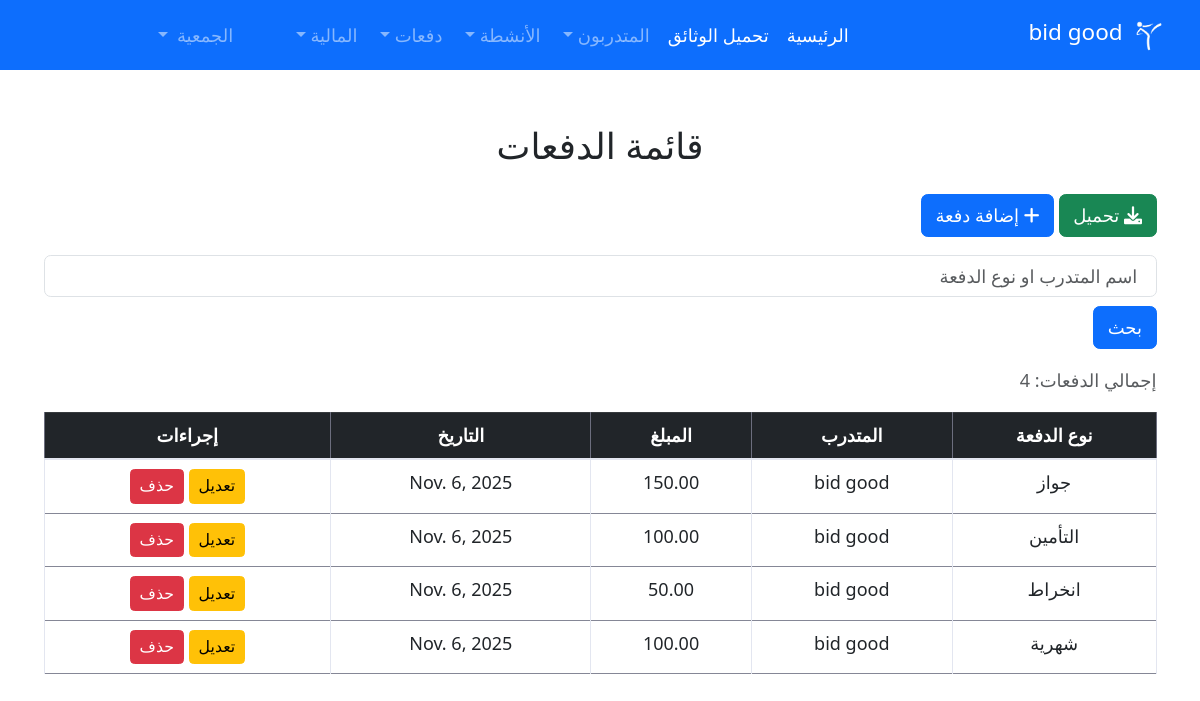
The page /payments_history/ (signed in) on the database its author committed.
### trainers/models.py (models this page shows, shortened)
class OrganizationInfo(models.Model):
    name = models.CharField(max_length=255, verbose_name='اسم الجمعية')
    slug = models.SlugField(unique=True, verbose_name='المعرف')
    description = models.TextField(blank=True, verbose_name='الوصف')
    established_date = models.DateField(blank=True, null=True, verbose_name='تاريخ التأسيس')
    rent_amount = models.DecimalField(max_digits=10, decimal_places=2, default=0, verbose_name='مبلغ الإيجار')
    phone_number = models.CharField(max_length=15, blank=True, verbose_name='رقم الهاتف')
    email = models.EmailField(blank=True, verbose_name='البريد الإلكتروني')
    datepay = models.DateField(blank=True, null=True, verbose_name='تاريخ الدفع')
    is_active = models.BooleanField(default=True, verbose_name='نشطة')
    subscription_tier = models.CharField(
        max_length=20,
        choices=[('free', 'مجاني'), ('basic', 'أساسي'), ('premium', 'متميز')],
        default='free',
        verbose_name='نوع الاشتراك'
    )
    max_trainers = models.IntegerField(default=50, verbose_name='الحد الأقصى للمتدربين')
    created_at = models.DateTimeField(auto_now_add=True, verbose_name='تاريخ الإنشاء')
    class Meta:
        verbose_name = 'جمعية'
        verbose_name_plural = 'الجمعيات'
        ordering = ['-created_at']

class Payments(models.Model):
    organization = models.ForeignKey(
        OrganizationInfo,
        on_delete=models.CASCADE,
        related_name='payments',
        verbose_name='الجمعية'
    )
    CatChoices = (
        ("month", "شهرية"),
        ("subscription", "انخراط"),
        ("assurance", "التأمين"),
        ("jawaz", "جواز"),
    )
    trainer = models.ForeignKey(Trainer, on_delete=models.CASCADE, related_name='payments', verbose_name='المتدرب')
    paymentdate = models.DateField(default=timezone.now, verbose_name='تاريخ الدفع')
    paymentCategry = models.CharField(choices=CatChoices, max_length=20, verbose_name='نوع الدفع')
    paymentAmount = models.DecimalField(max_digits=10, decimal_places=2, verbose_name='المبلغ')
    class Meta:
        verbose_name = 'دفعة'
        verbose_name_plural = 'الدفعات'
        ordering = ['-paymentdate']
        indexes = [
            models.Index(fields=['organization', 'paymentdate']),
            models.Index(fields=['trainer', 'paymentCategry']),
        ]

class Trainer(models.Model):
    organization = models.ForeignKey(
        OrganizationInfo,
        on_delete=models.CASCADE,
        related_name='trainers',
        verbose_name='الجمعية'
    )
    belts = (
        ("أبيض", "أبيض"),
        ("برتقالي", "برتقالي"),
        ("أصفر", "أصفر"),
        ("أصفر مع شريط أخضر", "أصفر مع شريط أخضر"),
        ("أخضر", "أخضر"),
        ("أخضر مع شريط أزرق", "أخضر مع شريط أزرق"),
        ("أزرق", "أزرق"),
        ("أزرق مع شريط أحمر", "أزرق مع شريط أحمر"),
        ("أحمر", "أحمر"),
        ("أحمر مع شريط أسود", "أحمر مع شريط أسود"),
        ("أسود", "أسود"),
    )
    CatChoices = (
        ("small", "الصغار"),
        ("med", "فتيان"),
        ("big", "كبار"),
        ('women', 'نساء')
    )
    first_name = models.CharField(max_length=255, verbose_name='الاسم الأول')
    last_name = models.CharField(max_length=255, verbose_name='اسم العائلة')
    birth_day = models.DateField(verbose_name='تاريخ الميلاد')
    phone = models.CharField(max_length=15, blank=True, verbose_name='الهاتف')
    phone_parent = models.CharField(max_length=15, blank=True, verbose_name='هاتف ولي الأمر')
    email = models.EmailField(blank=True, verbose_name='البريد الإلكتروني')
    CIN = models.CharField(max_length=30, blank=True, verbose_name='رقم البطاقة')
    address = models.CharField(max_length=50, blank=True, verbose_name='العنوان')
    male_female = models.CharField(
        max_length=11,
        choices=(('male', 'ذكر'), ('female', 'أنثى')),
        verbose_name='الجنس'
    )
    belt_degree = models.CharField(max_length=50, choices=belts, null=True, blank=True, verbose_name='درجة الحزام')
    Degree = models.CharField(max_length=80, null=True, blank=True, verbose_name='المستوى التعليمي')
    category = models.CharField(max_length=9, choices=CatChoices, default="small", verbose_name='الفئة')
    tall = models.DecimalField(max_digits=5, decimal_places=2, blank=True, null=True, verbose_name='الطول')
    weight = models.DecimalField(max_digits=5, decimal_places=2, blank=True, null=True, verbose_name='الوزن')
    started_day = models.DateField(default=timezone.now, verbose_name='تاريخ البدء')
    is_active = models.BooleanField(default=True, verbose_name='نشط')
    image = models.ImageField(upload_to=image_upload_to, blank=True, verbose_name='الصورة')
    class Meta:
        verbose_name = 'متدرب'
        verbose_name_plural = 'المتدربون'
        ordering = ['-started_day']
        indexes = [
            models.Index(fields=['organization', 'is_active']),
            models.Index(fields=['organization', 'category']),
        ]
    @property
    def full_name(self):
        return f"{self.first_name} {self.last_name}"
    def __str__(self):
        return self.full_name

### trainers/views.py (the view, shortened to what this page needs)
# urls.py: path('payments_history/', views.payments_history, name='payments_history'),
@login_required(login_url='/login/')
@require_organization
def payments_history(request):
        organization = request.organization
        from django.core.paginator import Paginator
        search_query = request.GET.get('search', '').strip()
        payments = Payments.objects.select_related('trainer').filter(organization=organization)
        payments = payments.order_by('-id')
        paginator = Paginator(payments, 25)
        page_number = request.GET.get('page', 1)
        page_obj = paginator.get_page(page_number)
        context = {
            'payments': page_obj,
            'search_query': search_query,
            'paginator': paginator,
            'page_obj': page_obj
        }
        return render(request, "pages/payments_history.html", context)

### trainers/templates/pages/payments_history.html (shortened to what this page needs)
{% extends 'base/base.html' %}
{% block content %}
<div class="container mt-5">
    <h2 class="text-center mb-4">قائمة الدفعات</h2>
    <a href="{% url 'export_data' 'payments' %}" class="btn btn-success"><i class="fa-solid fa-download"></i> تحميل</a>
    <a href="{% url 'add_payment' %}" class="btn btn-primary"><i class="fa-solid fa-plus"></i> إضافة دفعة</a>
    <form method="GET" class="filler-job-form mt-3 mb-3">
        <input
            name="search"
            value="{{ search_query }}"
            placeholder=" اسم المتدرب او نوع الدفعة"
            type="search"
            class="form-control filler-job-input-box form-control"
        />
        <button type="submit" class="btn btn-primary mt-2">بحث</button>
    </form>
    <p class="text-muted">
        {% if search_query %}
            نتائج البحث: {{ paginator.count }} دفعة
        {% else %}
            إجمالي الدفعات: {{ paginator.count }}
        {% endif %}
    </p>
    <div class="table-responsive">
        <table class="table table-bordered text-center">
            <thead class="table-dark">
                <tr>
                    <th scope="col">نوع الدفعة</th>
                    <th scope="col">المتدرب</th>
                    <th scope="col">المبلغ</th>
                    <th scope="col">التاريخ</th>
                    <th scope="col">إجراءات</th>
                </tr>
            </thead>
            <tbody>
                {% for payment in payments %}
                <tr>
                    <td>{{ payment.get_paymentCategry_display }}</td>
                    <td>{{ payment.trainer }}</td>
                    <td>{{ payment.paymentAmount }}</td>
                    <td>{{ payment.paymentdate }}</td>
                    <td>
                        <a href="{% url 'edit_payment' payment.id %}" class="btn btn-warning btn-sm">تعديل</a>
                        <form action="{% url 'delete_payment' payment.id %}" method="post" style="display:inline;">
                            <button type="submit" class="btn btn-danger btn-sm" onclick="return confirm('هل أنت متأكد من الحذف؟')">حذف</button>
                        </form>
                    </td>
                </tr>
                {% empty %}
                <tr>
                    <td colspan="5" class="text-muted">لا توجد دفعات مسجلة.</td>
                </tr>
                {% endfor %}
            </tbody>
        </table>
    </div>
</div>
{% endblock %}

### trainers/templates/base/sidebar.html (shortened to what this page needs)
{% load static %}
<nav class="navbar navbar-expand-lg navbar-dark bg-primary">
    <div class="container-fluid">
        <a class="navbar-brand" href="{% url 'home' %}">
            <img src="{% static 'images/logo/logo.png' %}" alt="Logo" width="40" height="40" class="d-inline-block align-text-top">
            {% if request.organization %} {{ request.organization.name }} {% else %} الجمعية {% endif %}
        </a>
        <div class="collapse navbar-collapse" id="navbarNav">
            <ul class="navbar-nav me-auto mb-2 mb-lg-0">
                <li class="nav-item">
                    <a class="nav-link active" aria-current="page" href="{% url 'home' %}">الرئيسية</a>
                </li>
                <li class="nav-item">
                    <a class="nav-link active" aria-current="page" href="{% url 'trainees_report' %}">تحميل الوثائق</a>
                </li>
                <li class="nav-item dropdown">
                    <a class="nav-link dropdown-toggle" href="#" id="traineesDropdown" role="button" data-bs-toggle="dropdown" aria-expanded="false">
                        المتدربون
                    </a>
                </li>
                <li class="nav-item dropdown">
                    <a class="nav-link dropdown-toggle" href="#" id="activitiesDropdown" role="button" data-bs-toggle="dropdown" aria-expanded="false">
                        الأنشطة
                    </a>
                </li>
                <li class="nav-item dropdown">
                    <a class="nav-link dropdown-toggle " href="#" id="traineesDropdown" role="button" data-bs-toggle="dropdown" aria-expanded="false">
                        دفعات
                    </a>
                </li>
                {% if user.is_superuser %}
                <li class="nav-item dropdown">
                    <a class="nav-link dropdown-toggle"  id="financialDropdown" role="button" data-bs-toggle="dropdown" aria-expanded="false">
                        المالية
                    </a>
                </li>
                {% else %}
                <li><a class="nav-link active" href="{% url 'logout' %}">تسجيل الخروج</a></li>
                {% endif %}
            </ul>
            {% if user.is_superuser %}
            <ul class="navbar-nav ms-auto">
                <li class="nav-item dropdown">
                    <a class="nav-link dropdown-toggle" href="#" id="userDropdown" role="button" data-bs-toggle="dropdown" aria-expanded="false">
                        <span class="ms-1">الجمعية</span>
                    </a>
            {% endif %}
                </li>
            </ul>
        </div>
    </div>
</nav>

### trainers/templates/base/base.html (style rules this page uses)
* { font-size: large; }
a { color: #02af74; text-decoration: none; }

### rows shown on the page
OrganizationInfo: organization.name "bid good"
Payments: paymentCategry "جواز", trainer "bid good", paymentAmount "150.00", paymentdate "Nov. 6, 2025"
Payments: paymentCategry "التأمين", trainer "bid good", paymentAmount "100.00", paymentdate "Nov. 6, 2025"
Payments: paymentCategry "انخراط", trainer "bid good", paymentAmount "50.00", paymentdate "Nov. 6, 2025"
Payments: paymentCategry "شهرية", trainer "bid good", paymentAmount "100.00", paymentdate "Nov. 6, 2025"

### other values the page prints
{{ paginator.count }} "4"
